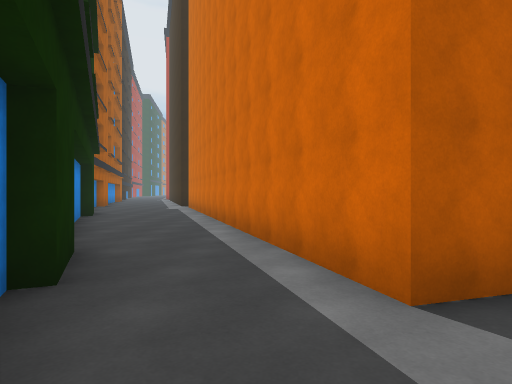
[1] (above)

12 first-person views from a walk through a 3-D level made in the Unity game engine. The camera is 1.4 m above the floor, looks level and sees 75° across. The floor is counted in squares, 2 m on a side. Each view is taken from the middle of a square. On the plan, view 1 faces up. The plan holds only what a view shows up to about 10 squares ahead; the rest is blank. The place goes on beyond the plan.

[2]
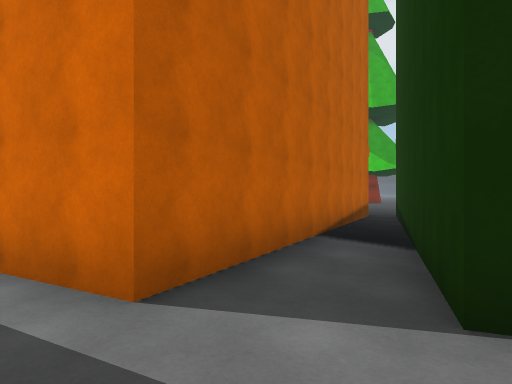

[3]
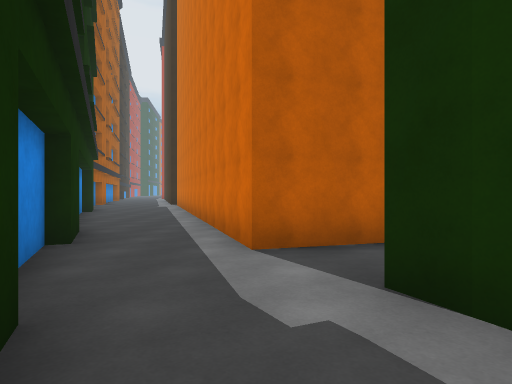

[4]
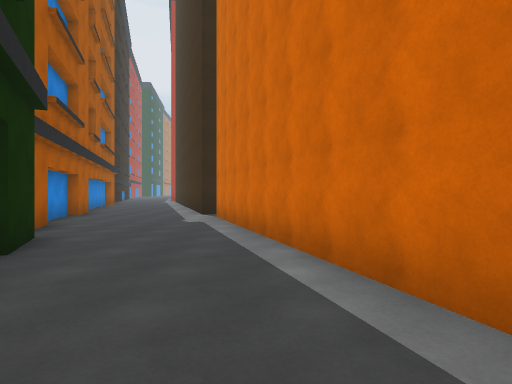

[5]
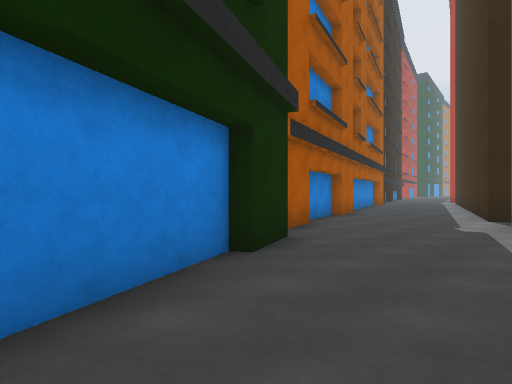

[6]
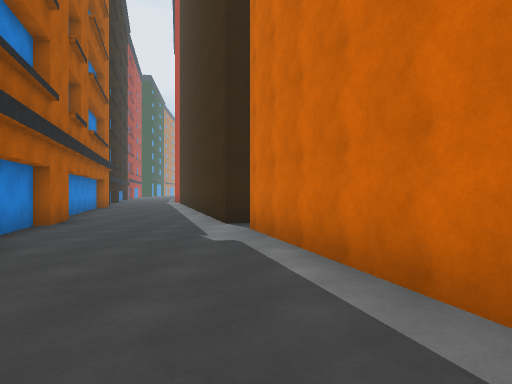

[7]
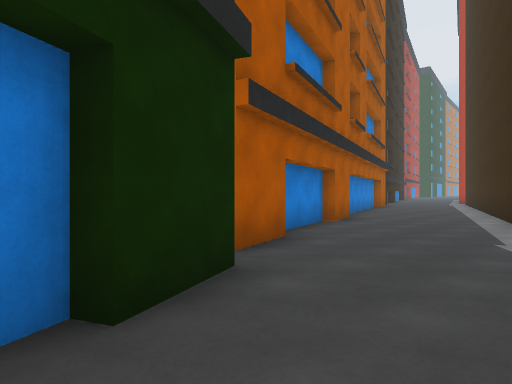

[8]
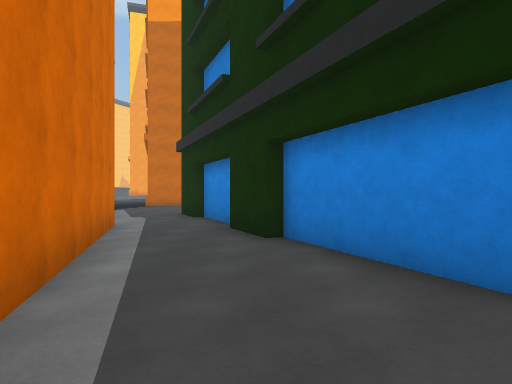

[9]
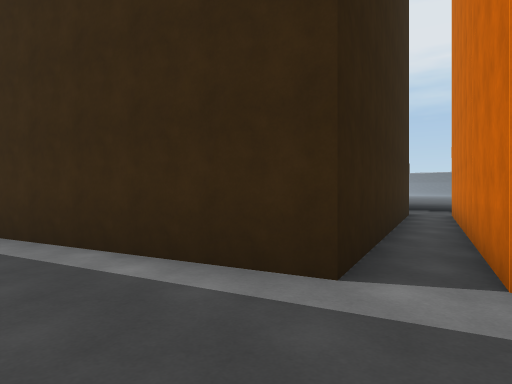

[10]
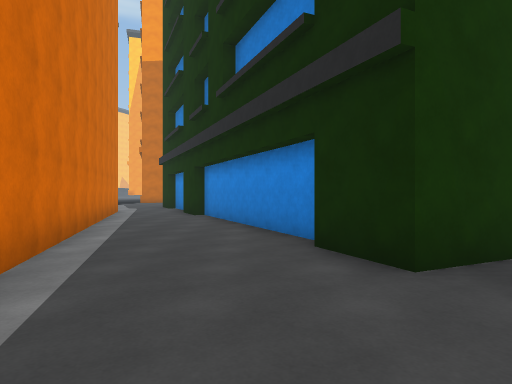

[11]
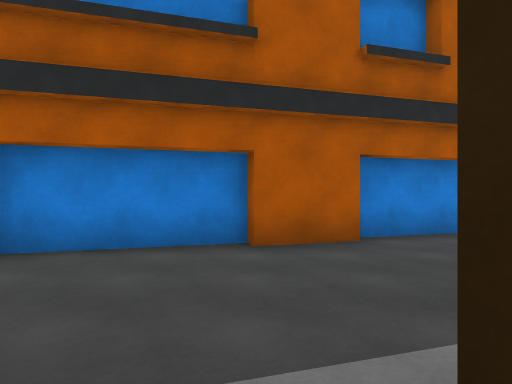

[12]
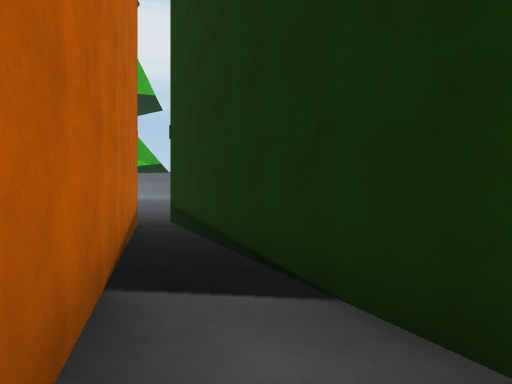

### Floor plan
Points are (right, up) in squares from view 1. A wall is a line through its corners. A room is listed if a view was taken in it or the views show most of it. See-through windows are left out.
Room 1 (views 1, 2, 12)
walls: (1.9, 0.5) (9.5, 3.9); (-0.3, -0.1) (0.1, -0.9); (-1.8, 2.5) (-0.5, -0.4); (-2.2, 4) (-1.5, 2.5); (7.9, 4.2) (1, 2) (-0.2, 5.8)
ways out: opening at (1, 0) to room 2; opening at (-1, 5) to room 3
Room 2 (view 3)
walls: (2.3, -0.3) (1.9, 0.5)
ways out: opening at (1, 0) to room 1
Room 3 (views 4, 5, 6, 7, 8, 9, 10, 11)
walls: (-5.4, 11.1) (-4.7, 9.7); (-6.5, 13.2) (-6, 11.6); (-5.1, 9.6) (-2.4, 3.8); (-7.8, 17.5) (-7.3, 16) (-7.6, 15.9) (-6.7, 13.1); (-0.2, 17.5) (-3.7, 16.4) (-4.6, 19.6); (-8.7, 19.4) (-8.1, 17.5); (-0.2, 5.8) (-3.1, 15.4) (-0.1, 16.3)
ways out: opening at (-1, 5) to room 1

Positions as (right, up) in squares from view 1, and headings:
1: (0, 0), facing up
2: (0, 0), facing up-right
3: (1, -2), facing up
4: (-2, 6), facing up
5: (-2, 7), facing up-left
6: (-3, 9), facing up
7: (-3, 9), facing up-left
8: (-2, 9), facing down
9: (-6, 15), facing up-right
10: (-4, 14), facing down
11: (-3, 16), facing left
12: (2, 2), facing right
